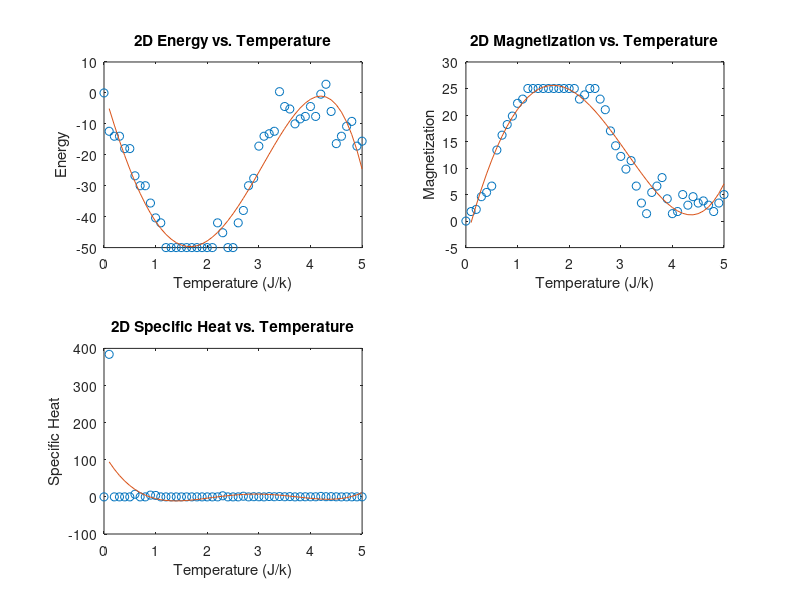

This figure's MATLAB source:
%USER INTERACTION: The parameters that the User can enter to specify the
%system 
%{
This program implements the 2-D magnetization Ising model.The simulation uses the
metropolis algorithm. 
For our paper we had the following parameters to investigate the critical
temperature 
J=1 
Size of Lattice (nrows) = 25
tempf=5
runs=10000
trials=100
%}
nrows=input('Please enter lattice size (nrows) '); %Prompt the user to enter the number of rows
spinarr=randi(2,nrows)*2-3; %creates a lattice of just 1s and -1s
runs=input('Please enter the number of runs: ');
%Prompt the user to enter the number of runs: more runs equals more specificity, more accurate data
trials=input('Please enter the number of trials: '); 
%Prompt the user to enter the number of trials: more trials equals more
%data points
tempf=input('Please enter the Final Temperature Range you wish to investigate: '); %Prompt the user to enter the final temperate 

%Assigned Values that are embeded in the code 
J=1; %The assigned interaction energy of spins 
Temp=zeros(1,tempf*10); %Initializes the Temp Matrix to Zeros 
tempinv=zeros(1,tempf*10);
Magn=zeros(trials,tempf*10); 
Energy=zeros(trials,tempf*10);
ExpEnergysq=zeros(trials,tempf*10); %Matrix of Zeros for expectation of Energy^2
Magnsq=zeros(trials,tempf*10); %Matrix of zeros for expetation of Magnetization^2
%{
Chooses the initial micro state and carries out a flip trial.
It also chooses a random spin inside the lattice and locates the top,
bottom, right and left neighbors
%}
for T=0.10:0.10:tempf
    for i=1:trials+runs
        randcol=randi(nrows,1); %generates a random number between one and the number of rows and assigns it to randrow
        randrow=randi(nrows,1); %generates a random number between one and the number of rows and assigns it to randrow
        r=rand; 
        
        %Circular Spin to spin arrangment, where if the first entry is 1, then the spin is interactin with the last spin on the opposite end of 
        %the matrix (other side of the matrix)
        
        %This entire block is checking to see where the matrix is being traverssed, and making sure that the neighboring spins are interacting with 
        %one anothoer 
        if (randcol==1)
            coll=nrows;
            
        %Column l is column at the left part, and it is interacting with column at the left part 
        else
            coll=randcol-1;
        end
        if (randcol==nrows)
            colr=1;
        else
            colr=randcol+1;
        end
        
        %rowd is row at the bottom part 
        if (randrow==1)
            rowd=nrows;
        else
            rowd=randrow-1;
        end
        
       %rowu is row at the under paart
        
        if (randrow==nrows)
            rowu=1;
        else
            rowu=randrow+1;
        end
        
        %total change in energy, E, if a spin occurred
        deltaE=J*2*(spinarr(randrow,randcol)*(spinarr(randrow,coll)+spinarr(randrow,colr)+spinarr(rowu,randcol)+spinarr(rowd,randcol)));
         %if the total energy, E decreases then accept the flips
        if (deltaE<=0)
            spinarr(randrow,randcol)=-spinarr(randrow,randcol);
        %otherwise,if the energy increases then flip the probability of p = e-(beta delta E).
        else
            p=exp(-deltaE/T);%p, is the probabilty of the energy change, E
            if (p>=r)%accept the flips
                spinarr(randrow,randcol)=-spinarr(randrow,randcol);
            else %reject the flips
                spinarr(randrow,randcol)=spinarr(randrow,randcol);
            end
        end
        %Try more trials (both waiting for equilibrium and taking the data)
        if (i>runs)
           mag=sum(sum(spinarr)); %Sum of all the first column spins and the resulting row matrix
           absmag=abs(mag); %take the abolute value of the magnetization  
           indexm = round(10*T+1); 
           indexn = round(i-runs);
           Magn(indexn,indexm) = absmag;
           Arl=spinarr.*circshift(spinarr,[0,-1]); % Calculates the interacton in the right-left direction --changed x, y stays constant 
           Adu= spinarr.*circshift(spinarr,[-1,0]); % Calcuates the interaction in the down-up direction --changed y, x sta \[AliasDelimiter]ys constant
           Etot=-J*(sum(sum(Arl))+sum(sum(Adu))); %Sum of all energiesCalculates the Energy of interactions from bottom-up-and right left direction
           Energy(indexn,indexm)=Etot;
           Etotsq = Etot^2;
           ExpEnergysq(indexn,indexm)=Etotsq;
           absmagsq=absmag^2; %M^2 
           MagnSq(indexn,indexm)=absmagsq; %Matrix of M^2 values with columns = diff temps and rows = trials
        end
    end
    Index=round(10*T+1);
    Temp(Index) = T;
    tempinv(Index)= 1/T; %row matrix of 1/Ti to keep track of temperature in each individual spin
end
Temp;
%The Calculations for Energy, Magnetization, Specific Heat and Magnetic
%Suspetibility are below 
energy=(1/trials)*sum(Energy); %This computes the sum of Energy interactions throughout the matrix 
expenergysq=(1/trials)*sum(ExpEnergysq); %row of matrix of <E^2>
energysq=energy.*energy; %This is used for the specific heat further down in the code 
magn=(1/trials)*sum(Magn); %Sums up the Mangenization values to compute the final magentization of the matrix
tempinvsquared=tempinv.*tempinv; %row matrix of 1/T^2
specificheat=tempinvsquared.*(expenergysq-energysq); %specific heat calculation: 1/T (<E^2> - <E>^2)

%PolyVal and Polyfit to create a plot for the general graph 
x=0.1:0.1:tempf;
pEnergy=polyfit(Temp,energy,4);%calculates and plots a best fitting curve for each figure
pMag=polyfit(Temp,magn,4);
pHeat=polyfit(Temp,specificheat,4);
yEnergy=polyval(pEnergy,x);
yMag=polyval(pMag,x);
yHeat=polyval(pHeat,x);

%The figures, and the plots for each thermodynamic variable is diplayed
%here 
figure;
S(1) = subplot(2,2,1); %Plots the Energy of the matrix 
S(2) = subplot(2,2,2); %Plots the Magnetization of the matrix
S(3) = subplot(2,2,3); %Plots the Specific Heat of the matrix 

%The 3 plots are displayed here 
plot(S(1),Temp,energy,'o',x,yEnergy) %yEnergy does the polyval and traces the graph 
title(S(1),'2D Energy vs. Temperature')
xlabel(S(1),'Temperature (J/k)')
ylabel(S(1),'Energy')
plot(S(2),Temp,magn,'o',x,yMag) %the additives are for the polyval values 
title(S(2),'2D Magnetization vs. Temperature')
xlabel(S(2),'Temperature (J/k)')
ylabel(S(2),'Magnetization')
plot(S(3),Temp,specificheat,'o',x,yHeat)
title(S(3), '2D Specific Heat vs. Temperature')
xlabel(S(3),'Temperature (J/k)')
ylabel(S(3),'Specific Heat')
